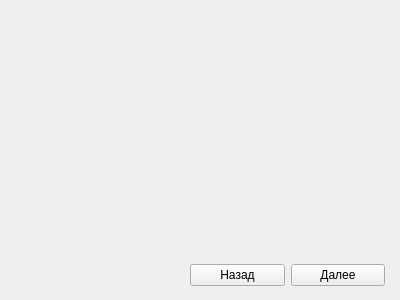
<?xml version="1.0" encoding="UTF-8"?>
<ui version="4.0">
 <class>ParallelogramWindow</class>
 <widget class="QWidget" name="ParallelogramWindow">
  <property name="geometry">
   <rect>
    <x>0</x>
    <y>0</y>
    <width>400</width>
    <height>300</height>
   </rect>
  </property>
  <property name="windowTitle">
   <string>Form</string>
  </property>
  <widget class="QWidget" name="">
   <property name="geometry">
    <rect>
     <x>190</x>
     <y>260</y>
     <width>195</width>
     <height>30</height>
    </rect>
   </property>
   <layout class="QHBoxLayout" name="horizontalLayout">
    <item>
     <widget class="QPushButton" name="pushButton">
      <property name="text">
       <string>Назад</string>
      </property>
     </widget>
    </item>
    <item>
     <widget class="QPushButton" name="pushButton_2">
      <property name="text">
       <string>Далее</string>
      </property>
     </widget>
    </item>
   </layout>
  </widget>
 </widget>
 <resources/>
 <connections/>
</ui>
